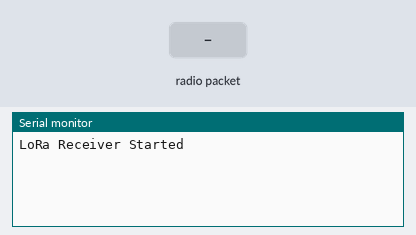
A sketch run on a simulated Arduino Uno, built with avr-gcc and run on an emulated ATmega328P. Parts: the last lines printed to the serial monitor. Inputs (shaded band) come from the test bench. No radio packets arrive unless stated.

Above: at 1.2 s.
1.3 s: radio packet "1" arrives
At 2.0 s:
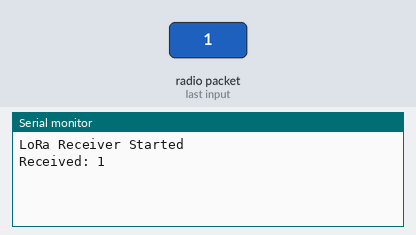
2.8 s: radio packet "0" arrives
At 4.0 s:
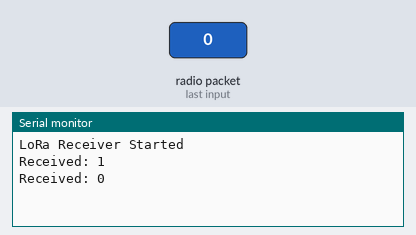
4.3 s: radio packet "2" arrives
At 5.4 s:
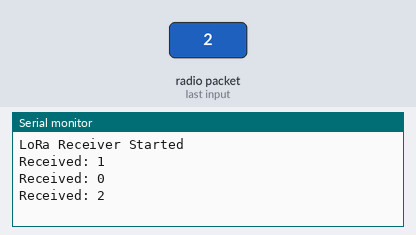

Measured:
- after the input at 1.3 s, the serial monitor: prints a new line at once (image 1)
- after the input at 2.8 s, the serial monitor: prints a new line at once (image 2)
- after the input at 4.3 s, the serial monitor: prints a new line at once (image 3)

The sketch:

LoraRecieving.ino
```cpp
#include <SPI.h>
#include <LoRa.h>

#define SS    18
#define RST   14
#define DIO0  26
#define BAND  433E6  // 433 MHz

void setup() {
  Serial.begin(115200);
  LoRa.setPins(SS, RST, DIO0);

  if (!LoRa.begin(BAND)) {
    Serial.println("LoRa init failed. Check wiring.");
    while (true);
  }

  Serial.println("LoRa Receiver Started");
}

void loop() {
  int packetSize = LoRa.parsePacket();
  if (packetSize) {
    String message = "";
    while (LoRa.available()) {
      message += (char)LoRa.read();
    }

    Serial.print("Received: ");
    Serial.println(message);
  }
}
```
